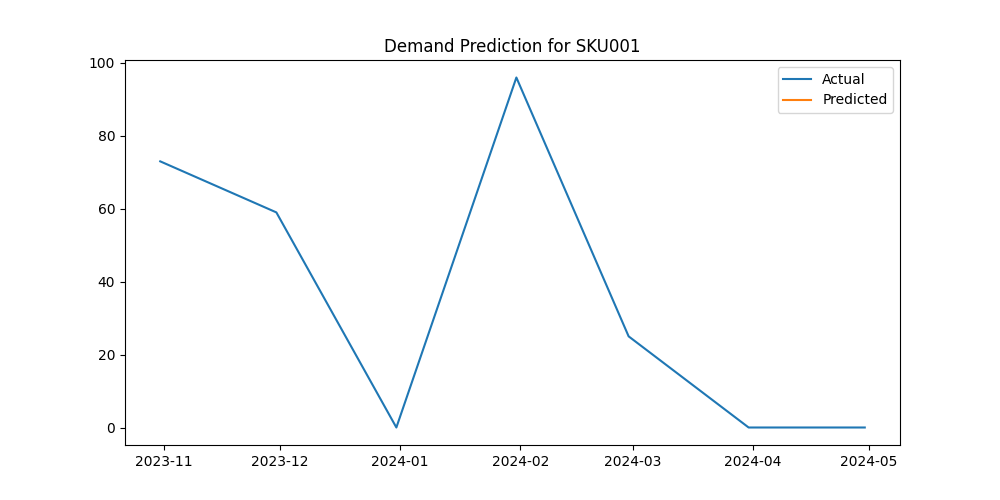

The script that saved this image:
import pandas as pd
import numpy as np
from sklearn.ensemble import RandomForestRegressor
from sklearn.model_selection import train_test_split
from sklearn.metrics import mean_squared_error
import matplotlib.pyplot as plt

# Load data
orders_df = pd.read_csv('../Phase2/orders.csv')
orders_df['Order_Date'] = pd.to_datetime(orders_df['Order_Date'])

# Aggregate monthly sales per SKU
monthly_sales = orders_df.groupby([pd.Grouper(key='Order_Date', freq='M'), 'SKU_ID'])['Quantity'].sum().reset_index()
monthly_sales.rename(columns={'Order_Date': 'Month', 'Quantity': 'Sales'}, inplace=True)

# Pivot to have SKUs as columns
sales_pivot = monthly_sales.pivot(index='Month', columns='SKU_ID', values='Sales').fillna(0)

# For simplicity, predict for one SKU, say SKU001
sku = 'SKU001'
sales = sales_pivot[sku]

# Create features: lagged sales
def create_features(data, lags=3):
    df = pd.DataFrame(data)
    for lag in range(1, lags+1):
        df[f'lag_{lag}'] = df[sku].shift(lag)
    df.dropna(inplace=True)
    return df

features_df = create_features(sales, lags=3)
X = features_df.drop(columns=[sku])
y = features_df[sku]

# Train-test split
X_train, X_test, y_train, y_test = train_test_split(X, y, test_size=0.2, shuffle=False)

# Model
model = RandomForestRegressor(n_estimators=100, random_state=42)
model.fit(X_train, y_train)

# Predict
y_pred = model.predict(X_test)
mse = mean_squared_error(y_test, y_pred)
print(f'MSE: {mse}')

# Predict next 3 months (assume last 3 months as input)
last_3 = sales.tail(3).values
future_pred = []
for _ in range(3):
    pred = model.predict([last_3])
    future_pred.append(pred[0])
    last_3 = np.roll(last_3, -1)
    last_3[-1] = pred[0]

print(f'Predicted demand for next 3 months: {future_pred}')

# Save predictions to CSV
predictions_df = pd.DataFrame({
    'Month': ['Month 1', 'Month 2', 'Month 3'],
    'Predicted_Demand': future_pred
})
predictions_df.to_csv('demand_predictions.csv', index=False)

# Plot
plt.figure(figsize=(10, 5))
plt.plot(sales.index, sales.values, label='Actual')
plt.plot(sales.index[-len(y_test):], y_pred, label='Predicted')
plt.legend()
plt.title(f'Demand Prediction for {sku}')
plt.savefig('demand_prediction.png')
plt.show()
